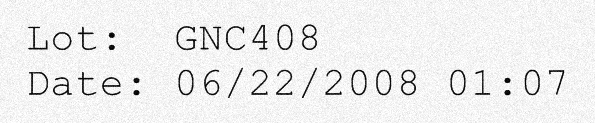
#> input picture Optical Character Recognization/OCR/images/3.png, 595 x 123 px
$ python example2.py images/3.png
#> lines starting #> are read from the running program, lines starting #| are printed output that depends on the picture; after the words box and inside, x2 and y2 are one past the last pixel; in counts of white or black regions, pixels touching at a corner belong together
# [22 lines of commented-out code are left out]

import cv2
import sys
import numpy as np
import pytesseract
from PIL import Image
import matplotlib.pyplot as plt
import matplotlib.patches as patches

if __name__ == '__main__':

    if len(sys.argv) < 2:
        print('Usage: python ocr_simple.py image.jpg')
        sys.exit(1)

    # Read image path from command line
    imPath = sys.argv[1]

    # Uncomment the line below to provide path to tesseract manually
    # pytesseract.pytesseract.tesseract_cmd = '/usr/bin/tesseract'

    # Define config parameters.
    # '-l eng'  for using the English language
    # '--oem 1' for using LSTM OCR Engine

    # Read image using opencv
    img = cv2.imread(imPath)
#> img is the input picture: shape (123, 595, 3); min 0, max 255, mean 236.2

    # Rescale the image, if needed.
    img = cv2.resize(img, None, fx=1.5, fy=1.5, interpolation=cv2.INTER_CUBIC)
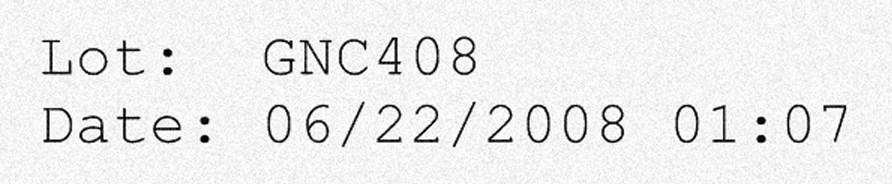
#> img: shape (184, 892, 3); min 0, max 255, mean 236

    # Convert to gray
    img = cv2.cvtColor(img, cv2.COLOR_BGR2GRAY)
#> img: shape (184, 892)

    # Apply dilation and erosion to remove some noise
    kernel = np.ones((1, 1), np.uint8)
    img = cv2.dilate(img, kernel, iterations=1)
    img = cv2.erode(img, kernel, iterations=1)

    # Apply blur to smooth out the edges
    img = cv2.GaussianBlur(img, (5, 5), 0)
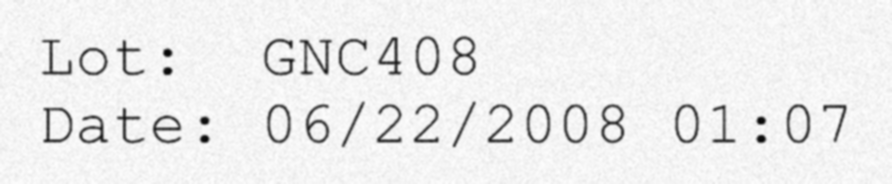
#> img: shape (184, 892); min 5, max 254, mean 236

    # Apply threshold to get image with only b&w (binarization)
    img = cv2.threshold(img, 0, 255, cv2.THRESH_BINARY + cv2.THRESH_OTSU)[1]
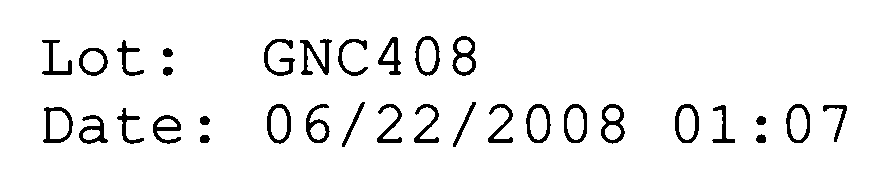
#> img: shape (184, 892); 94.4% white; 33 black regions, largest, box (x1, y1, x2, y2) and area: (300, 39, 332, 75) 453, (452, 36, 476, 76) 403, (601, 104, 625, 144) 401

    config = ('-l eng --oem 3 --psm 3 hocr')

    # Recognize text with tesseract for python
#> (the run stopped early here; a loop or call above may not have finished)

$ run again, with Optical Character Recognization/OCR/images/1.png copied over Optical Character Recognization/OCR/images/3.png
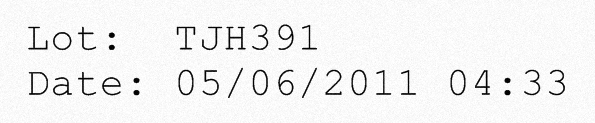
#> input picture Optical Character Recognization/OCR/images/1.png, 595 x 123 px
#> img is the input picture: shape (123, 595, 3); min 0, max 255, mean 241.5
#> `img = cv2.GaussianBlur(img, (5, 5), 0)`:
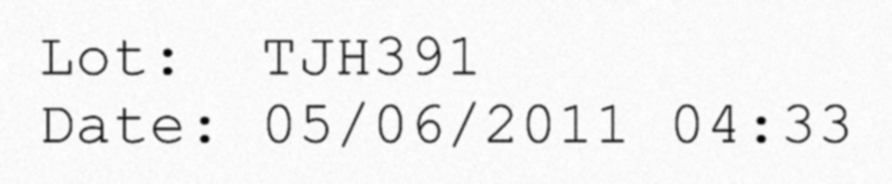
#> img: shape (184, 892); min 1, max 254, mean 241.3
#> `img = cv2.threshold(img, 0, 255, cv2.THRESH_BINARY + cv2.THRESH_OTSU)[1]`:
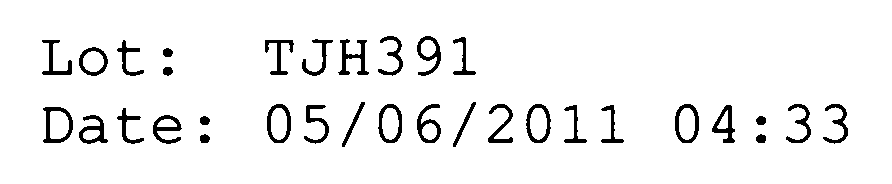
#> img: shape (184, 892); 94.6% white; 33 black regions, largest, box (x1, y1, x2, y2) and area: (338, 39, 369, 75) 431, (43, 107, 73, 143) 406, (417, 36, 441, 76) 365
